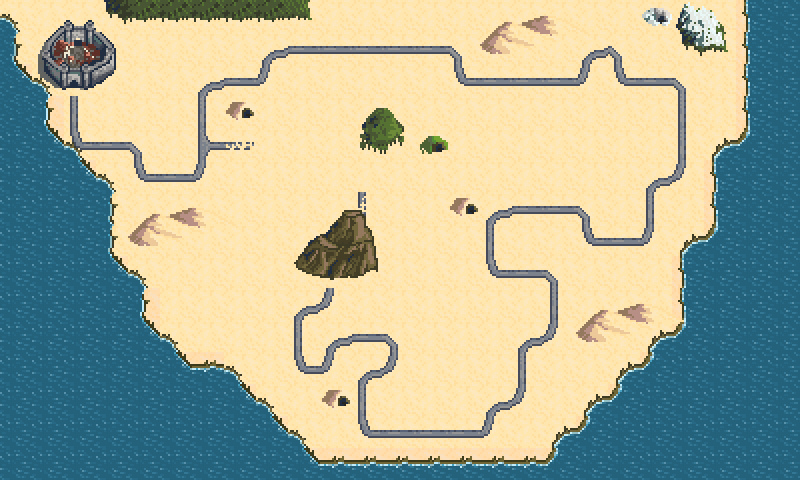

Below is a game level as drawn by its tile map, then a one-line description and the .tmx file that defines it, in full:
An orthogonal 25x15 tile map with 32x32 px tiles, 4 tile layers (WaterBackground, Background, Road, Foreground), 2 tilesets.

<map version="1.0" orientation="orthogonal" renderorder="right-down" width="25" height="15" tilewidth="32" tileheight="32" nextobjectid="1">
 <tileset firstgid="1" name="tileset" tilewidth="32" tileheight="32" tilecount="336" columns="16">
  <image source="tileset.png" width="512" height="672" />
 </tileset>
 <tileset firstgid="337" name="water" tilewidth="32" tileheight="32" tilecount="90" columns="30">
  <image source="water.png" width="960" height="96" />
 </tileset>
 <layer name="WaterBackground" width="25" height="15">
  <data encoding="csv">
367,0,0,0,0,0,0,0,0,0,0,0,0,0,0,0,0,0,0,0,0,0,0,337,337,
367,0,0,0,0,0,0,0,0,0,0,0,0,0,0,0,0,0,0,0,0,0,0,337,337,
367,367,0,0,0,0,0,0,0,0,0,0,0,0,0,0,0,0,0,0,0,0,0,337,337,
367,337,0,0,0,0,0,0,0,0,0,0,0,0,0,0,0,0,0,0,0,0,0,337,337,
337,337,337,0,0,0,0,0,0,0,0,0,0,0,0,0,0,0,0,0,0,0,337,337,337,
337,337,337,337,0,0,0,0,0,0,0,0,0,0,0,0,0,0,0,0,0,0,337,337,337,
337,337,337,337,0,0,0,0,0,0,0,0,0,0,0,0,0,0,0,0,0,0,337,337,337,
337,337,337,337,0,0,0,0,0,0,0,0,0,0,0,0,0,0,0,0,0,337,337,337,337,
337,337,337,337,337,0,0,0,0,0,0,0,0,0,0,0,0,0,0,0,0,337,337,337,337,
337,337,337,337,337,0,0,0,0,0,0,0,0,0,0,0,0,0,0,0,0,337,337,337,337,
337,337,337,337,337,337,0,0,0,0,0,0,0,0,0,0,0,0,0,0,337,337,337,337,337,
337,337,337,337,337,337,337,337,0,0,0,0,0,0,0,0,0,0,0,337,337,337,337,337,337,
337,337,337,337,337,337,337,337,337,0,0,0,0,0,0,0,0,0,337,337,337,337,337,337,337,
337,337,337,337,337,337,337,337,337,337,0,0,0,0,0,0,0,337,337,337,337,337,337,337,337,
337,337,337,337,337,337,337,337,337,337,337,337,337,337,337,337,337,337,337,337,337,337,337,337,337
</data>
 </layer>
 <layer name="Background" width="25" height="15">
  <data encoding="csv">
68,21,21,21,21,21,21,21,21,21,21,21,21,21,21,21,21,21,21,21,21,21,21,102,0,
20,21,21,21,21,21,21,21,21,21,21,21,21,21,21,21,21,21,21,21,21,21,21,102,0,
116,68,21,21,21,21,21,21,21,21,21,21,21,21,21,21,21,21,21,21,21,21,21,102,0,
0,100,21,21,21,21,21,21,21,21,21,21,21,21,21,21,21,21,21,21,21,21,21,102,0,
0,116,68,21,21,21,21,21,21,21,21,21,21,21,21,21,21,21,21,21,21,21,69,118,0,
0,0,116,68,21,21,21,21,21,21,21,21,21,21,21,21,21,21,21,21,21,21,102,0,0,
0,0,0,20,21,21,21,21,21,21,21,21,21,21,21,21,21,21,21,21,21,21,102,0,0,
0,0,0,20,21,21,21,21,21,21,21,21,21,21,21,21,21,21,21,21,21,69,118,0,0,
0,0,0,116,68,21,21,21,21,21,21,21,21,21,21,21,21,21,21,21,21,102,0,0,0,
0,0,0,0,100,21,21,21,21,21,21,21,21,21,21,21,21,21,21,21,21,102,0,0,0,
0,0,0,0,116,68,21,21,21,21,21,21,21,21,21,21,21,21,21,21,69,118,0,0,0,
0,0,0,0,0,116,117,68,21,21,21,21,21,21,21,21,21,21,21,69,118,0,0,0,0,
0,0,0,0,0,0,0,116,68,21,21,21,21,21,21,21,21,21,69,118,0,0,0,0,0,
0,0,0,0,0,0,0,0,116,68,21,21,21,21,21,21,21,69,118,0,0,0,0,0,0,
0,0,0,0,0,0,0,0,0,116,117,117,117,117,117,117,117,118,0,0,0,0,0,0,0
</data>
 </layer>
 <layer name="Road" width="25" height="15">
  <data encoding="csv">
0,0,0,0,0,0,0,0,0,0,0,0,0,0,0,0,0,0,0,0,0,0,0,0,0,
0,0,0,0,0,0,0,0,323,309,309,309,309,309,310,0,0,0,323,310,0,0,0,0,0,
0,0,0,0,0,0,323,309,307,0,0,0,0,0,308,309,309,309,307,308,309,310,0,0,0,
0,0,292,0,0,0,292,0,0,0,0,0,0,0,0,0,0,0,0,0,0,292,0,0,0,
0,0,308,309,310,0,289,290,0,0,0,0,0,0,0,0,0,0,0,0,0,292,0,0,0,
0,0,0,0,308,309,307,0,0,0,0,0,0,0,0,0,0,0,0,0,323,307,0,0,0,
0,0,0,0,0,0,0,0,0,0,0,305,0,0,0,323,309,309,310,0,292,0,0,0,0,
0,0,0,0,0,0,0,0,0,0,0,0,0,0,0,292,0,0,308,309,307,0,0,0,0,
0,0,0,0,0,0,0,0,0,0,0,0,0,0,0,308,309,310,0,0,0,0,0,0,0,
0,0,0,0,0,0,0,0,0,323,307,0,0,0,0,0,0,292,0,0,0,0,0,0,0,
0,0,0,0,0,0,0,0,0,292,323,309,310,0,0,0,323,307,0,0,0,0,0,0,0,
0,0,0,0,0,0,0,0,0,308,307,323,307,0,0,0,292,0,0,0,0,0,0,0,0,
0,0,0,0,0,0,0,0,0,0,0,292,0,0,0,323,307,0,0,0,0,0,0,0,0,
0,0,0,0,0,0,0,0,0,0,0,308,309,309,309,307,0,0,0,0,0,0,0,0,0,
0,0,0,0,0,0,0,0,0,0,0,0,0,0,0,0,0,0,0,0,0,0,0,0,0
</data>
 </layer>
 <layer name="Foreground" width="25" height="15">
  <data encoding="csv">
0,243,244,196,197,197,197,197,197,198,0,0,0,0,0,299,300,301,302,0,278,167,169,0,0,
0,259,260,261,0,0,0,0,0,0,0,0,0,0,0,315,316,317,318,0,0,199,201,0,0,
0,275,276,277,0,0,0,0,0,0,0,0,0,0,0,0,0,0,0,0,0,0,0,0,0,
0,0,0,0,0,0,0,262,0,0,0,161,163,0,0,0,0,0,0,0,0,0,0,0,0,
0,0,0,0,0,0,0,0,0,0,0,193,195,246,0,0,0,0,0,0,0,0,0,0,0,
0,0,0,0,0,0,0,0,0,0,0,0,0,0,0,0,0,0,0,0,0,0,0,0,0,
0,0,0,0,299,300,301,302,0,250,251,252,0,0,262,0,0,0,0,0,0,0,0,0,0,
0,0,0,0,315,316,317,318,0,266,267,268,0,0,0,0,0,0,0,0,0,0,0,0,0,
0,0,0,0,0,0,0,0,0,282,283,284,0,0,0,0,0,0,0,0,0,0,0,0,0,
0,0,0,0,0,0,0,0,0,0,0,0,0,0,0,0,0,0,299,300,301,302,0,0,0,
0,0,0,0,0,0,0,0,0,0,0,0,0,0,0,0,0,0,315,316,317,318,0,0,0,
0,0,0,0,0,0,0,0,0,0,0,0,0,0,0,0,0,0,0,0,0,0,0,0,0,
0,0,0,0,0,0,0,0,0,0,262,0,0,0,0,0,0,0,0,0,0,0,0,0,0,
0,0,0,0,0,0,0,0,0,0,0,0,0,0,0,0,0,0,0,0,0,0,0,0,0,
0,0,0,0,0,0,0,0,0,0,0,0,0,0,0,0,0,0,0,0,0,0,0,0,0
</data>
 </layer>
</map>
